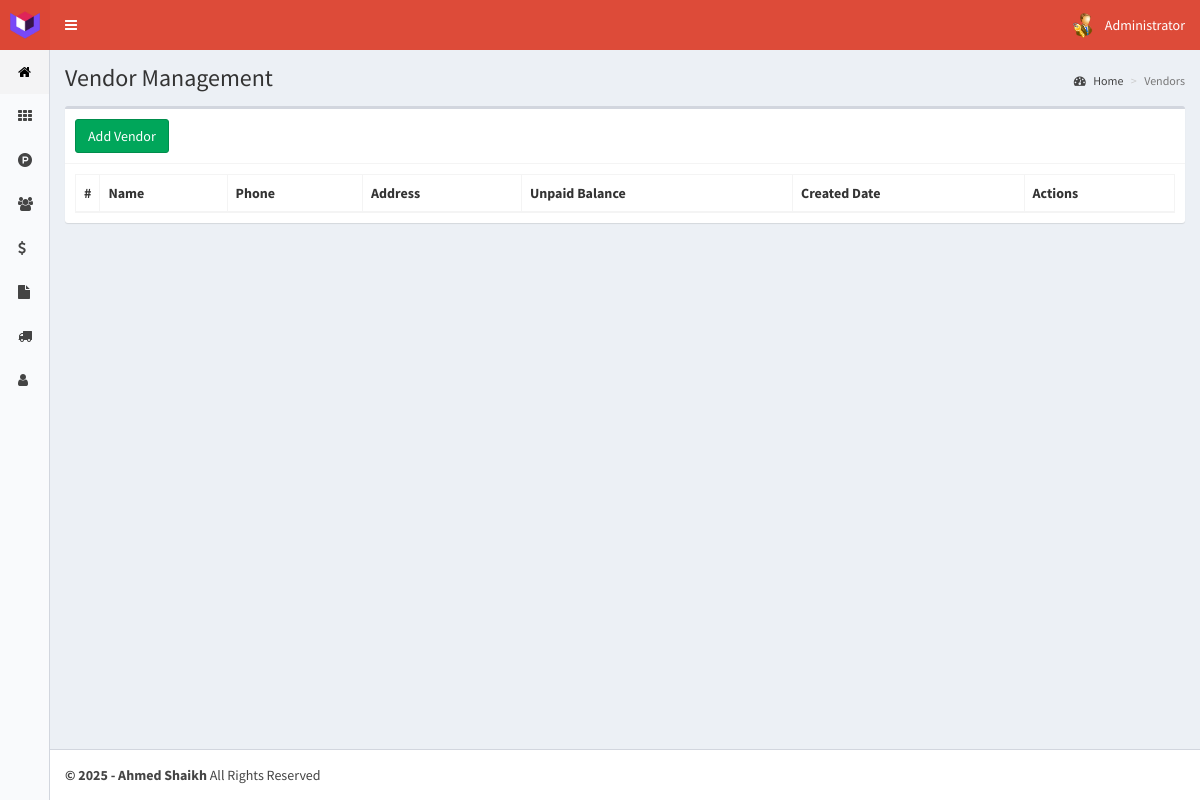
Before: /vendors (signed in) with the older database file.
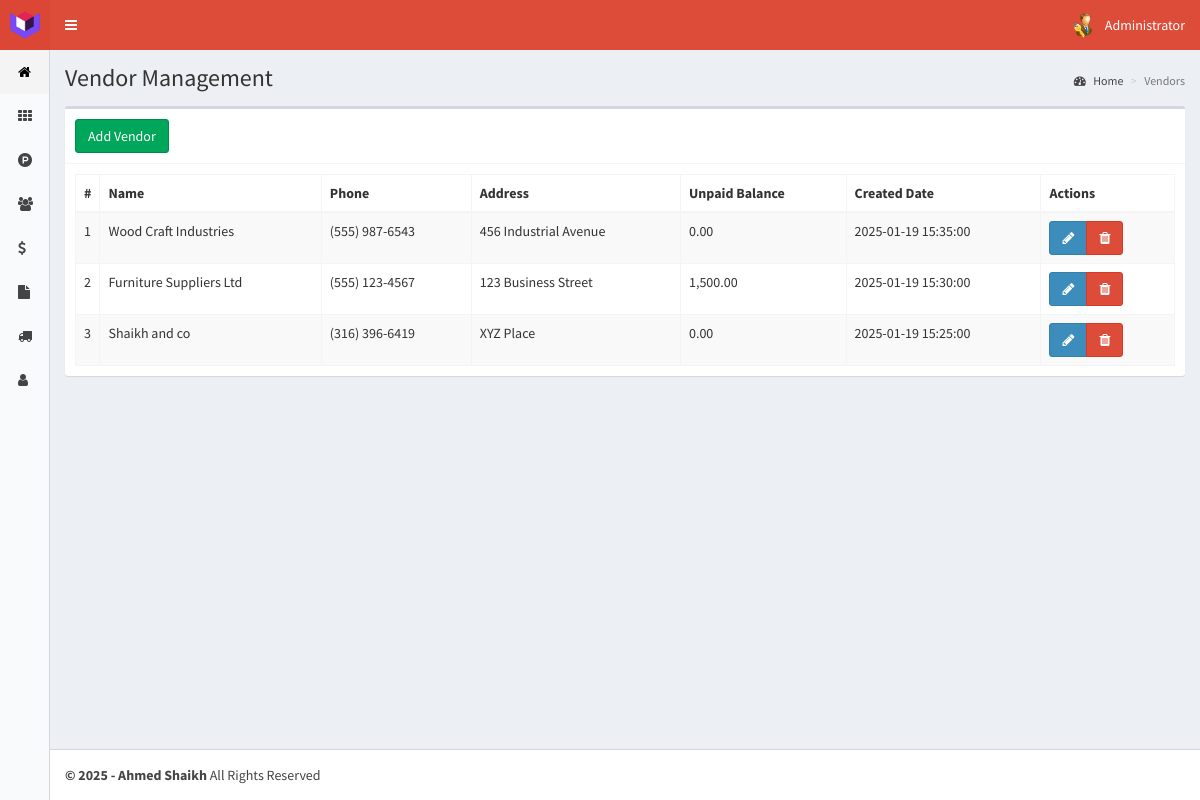
After: the same page with the newer database file.
### tables this page shows
CREATE TABLE `vendors` (
  `id` int(11) NOT NULL AUTO_INCREMENT,
  `name` text NOT NULL,
  `phone` text NOT NULL,
  `address` text NOT NULL,
  `created_at` timestamp NOT NULL DEFAULT CURRENT_TIMESTAMP,
  PRIMARY KEY (`id`)
);

### controllers/template.controller.php (called while the page is built)
<?php
class ControllerTemplate{
	static public function ctrTemplate(){
		include "views/template.php";
	}
}

### index.php (called while the page is built, shortened)
<?php
require_once "controllers/template.controller.php";
require_once "controllers/sales.controller.php";
require_once "controllers/vendors.controller.php";
require_once "controllers/purchases.controller.php";
require_once "controllers/customer-notes.controller.php";
require_once "models/vendors.model.php";
require_once "models/purchases.model.php";
$template = new ControllerTemplate();
$template -> ctrTemplate();

### controllers/vendors.controller.php (called while the page is built, shortened)
<?php
class ControllerVendors{
	static public function ctrShowVendors($item, $value){
		$table = "vendors";
		$answer = VendorsModel::mdlShowVendors($table, $item, $value);
		return $answer;
	}
}

### models/connection.php (called while the page is built)
<?php
class Connection{
	static public function connect(){
		$link = new PDO("mysql:host=localhost;dbname=posystem", "root", "");
		$link -> exec("set names utf8");
		return $link;
	}
}

### models/vendors.model.php (called while the page is built, shortened)
<?php
require_once "connection.php";
class VendorsModel{
	static public function mdlShowVendors($table, $item, $value){
		if($item != null){
			$stmt = Connection::connect()->prepare("SELECT * FROM $table WHERE $item = :$item");
			$stmt -> bindParam(":".$item, $value, PDO::PARAM_STR);
			$stmt -> execute();
			return $stmt -> fetch();
		}else{
			$stmt = Connection::connect()->prepare("SELECT * FROM $table ORDER BY id DESC");
			$stmt -> execute();
			return $stmt -> fetchAll();
		}
	}
}

### controllers/purchases.controller.php (called while the page is built, shortened)
<?php
class ControllerPurchases{
	static public function ctrGetVendorBalance($vendorId){
		$table = "purchase_slips";
		$answer = PurchasesModel::mdlGetVendorBalance($table, $vendorId);
		return $answer;
	}
}

### models/purchases.model.php (called while the page is built, shortened)
<?php
require_once 'connection.php';
class PurchasesModel{
	static public function mdlGetVendorBalance($table, $vendorId){
		$stmt = Connection::connect()->prepare("SELECT SUM(total_amount) as balance FROM $table WHERE vendor_id = :vendor_id AND payment_status = 'Unpaid'");
		$stmt -> bindParam(":vendor_id", $vendorId, PDO::PARAM_INT);
		$stmt -> execute();
		return $stmt -> fetch();
	}
}

### views/modules/vendors.php (the view, shortened to what this page needs)
<div class="content-wrapper">
  <section class="content-header">
    <h1>
      Vendor Management
    </h1>
    <ol class="breadcrumb">
      <li><a href="home"><i class="fa fa-dashboard"></i> Home</a></li>
      <li class="active">Vendors</li>
    </ol>
  </section>
  <section class="content">
    <div class="box">
      <div class="box-header with-border">
        <button class="btn btn-success" data-toggle="modal" data-target="#addVendor">
        Add Vendor
        </button>
      </div>
      <div class="box-body">
        <table class="table table-bordered table-hover table-striped dt-responsive tables" width="100%">
          <thead>
           <tr>
             <th style="width:10px">#</th>
             <th>Name</th>
             <th>Phone</th>
             <th>Address</th>
             <th>Unpaid Balance</th>
             <th>Created Date</th>
             <th>Actions</th>
           </tr>
          </thead>
          <tbody>
          <?php
            $item = null;
            $value = null;
            $vendors = ControllerVendors::ctrShowVendors($item, $value);
            foreach ($vendors as $key => $value) {
              $balance = ControllerPurchases::ctrGetVendorBalance($value["id"]);
              $balanceAmount = $balance["balance"] ? $balance["balance"] : 0;
              echo '<tr>
                      <td>'.($key+1).'</td>
                      <td>'.$value["name"].'</td>
                      <td>'.$value["phone"].'</td>
                      <td>'.$value["address"].'</td>
                      <td>'.number_format($balanceAmount, 2).'</td>
                      <td>'.$value["created_at"].'</td>
                      <td>
                        <div class="btn-group">
                          <button class="btn btn-primary btnEditVendor" data-toggle="modal" data-target="#modalEditVendor" idVendor="'.$value["id"].'"><i class="fa fa-pencil"></i></button>
                          <button class="btn btn-danger btnDeleteVendor" idVendor="'.$value["id"].'"><i class="fa fa-trash"></i></button>
                        </div>
                      </td>
                    </tr>';
              }
          ?>
          </tbody>
        </table>
      </div>
    </div>
  </section>
</div>

Changed rows visible on the page:
added vendors: name "Wood Craft Industries", phone "(555) 987-6543", address "456 Industrial Avenue", balanceAmount "0.00", created_at "2025-01-19 15:35:00"
added vendors: name "Furniture Suppliers Ltd", phone "(555) 123-4567", address "123 Business Street", balanceAmount "1,500.00", created_at "2025-01-19 15:30:00"
added vendors: name "Shaikh and co", phone "(316) 396-6419", address "XYZ Place", balanceAmount "0.00", created_at "2025-01-19 15:25:00"
